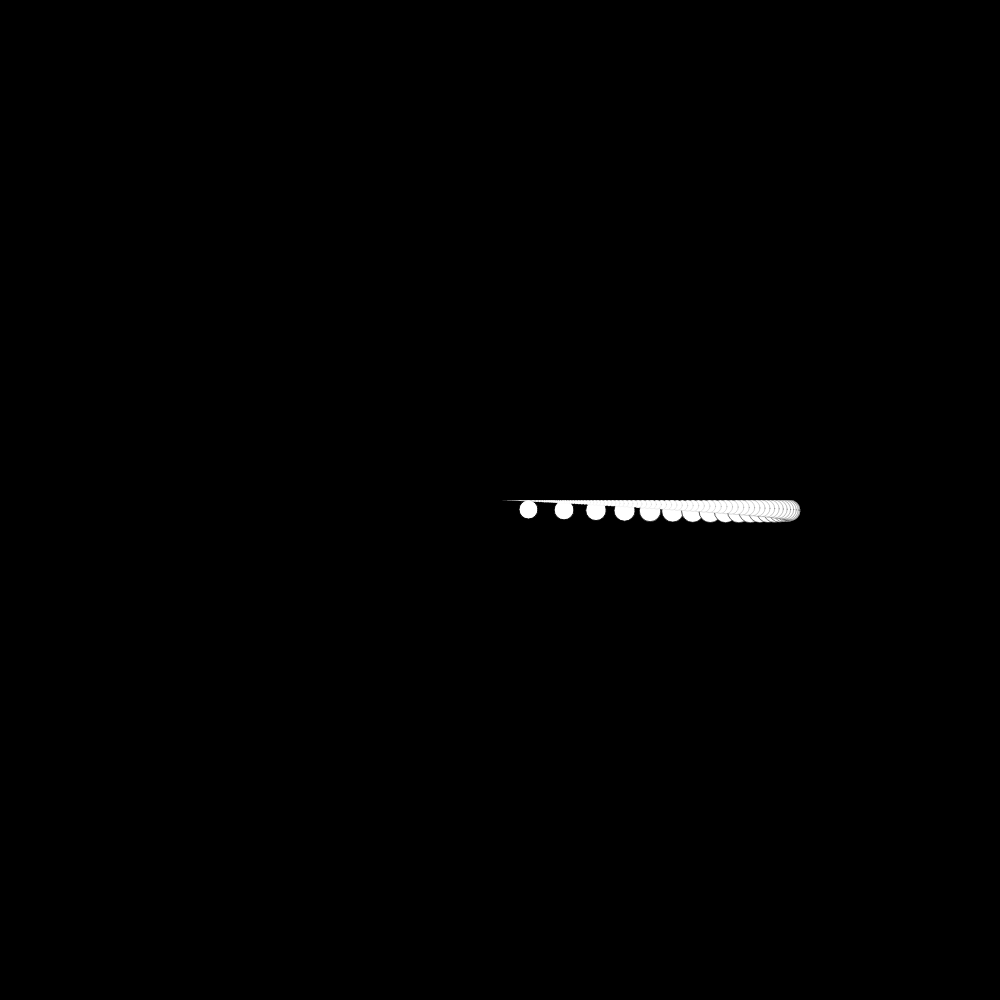
Frame 1 (no input)
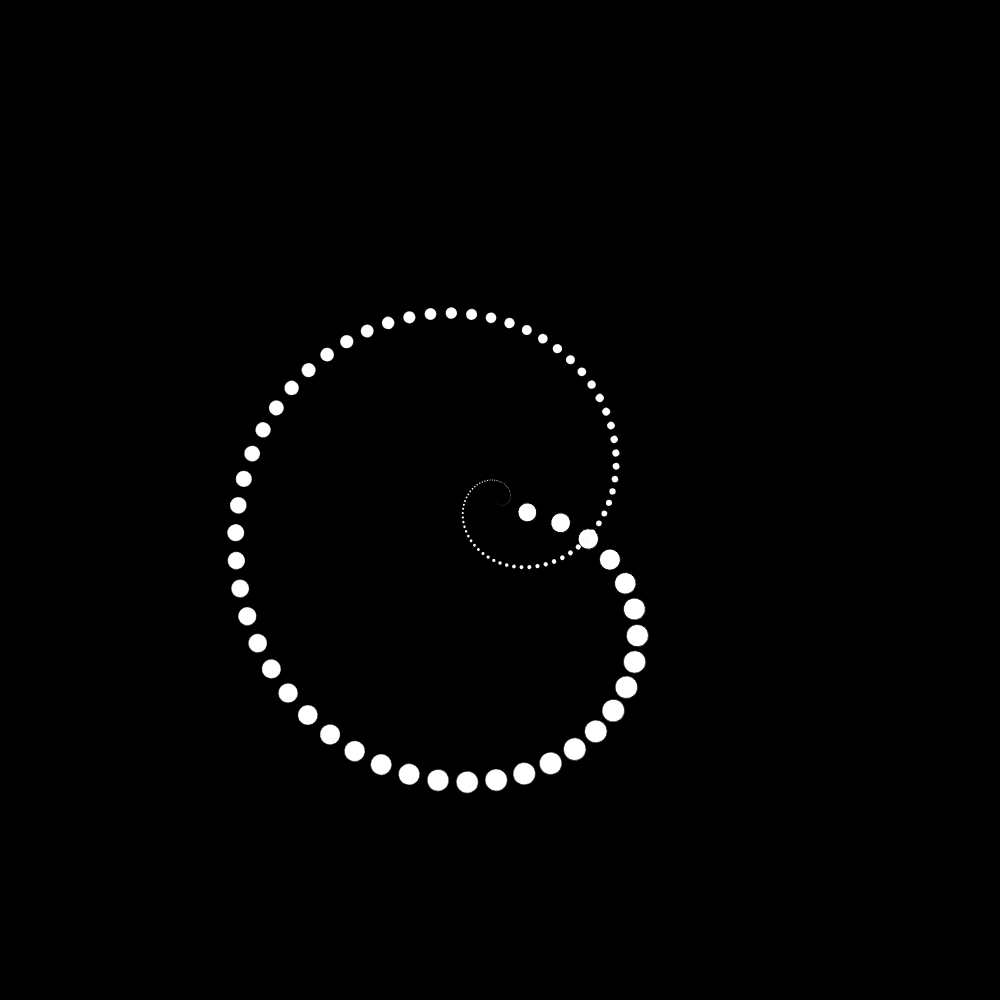
Frame 60 (no input)
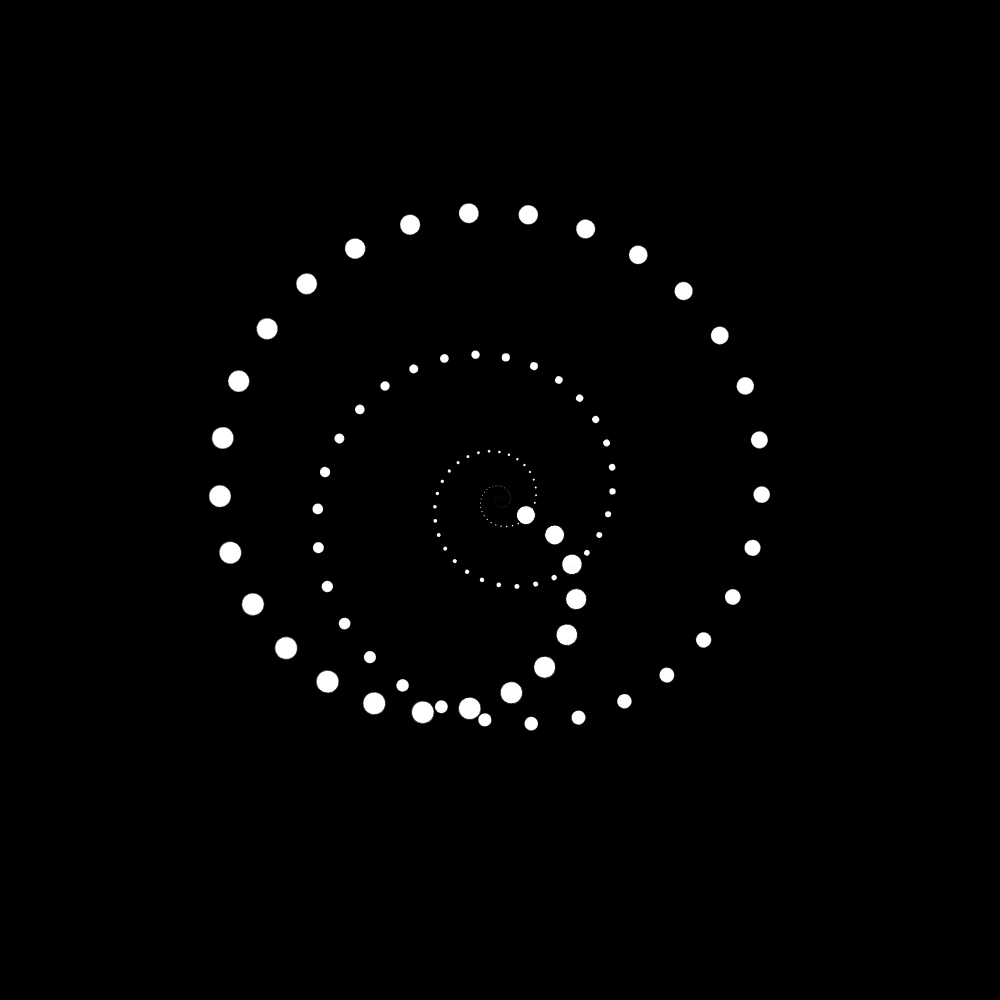
Frame 120 (the mouse pressed at the canvas centre since frame 60)

The p5.js sketch that drew these frames (run headless with seeded random() and noise() and a simulated clock; from frame 60 on, the mouse is pressed at the canvas centre):

// p5.js sketch
// ── sketch.js
let angle = 0.0;
let x = 500;
function setup() {
  createCanvas(1000, 1000);
  angleMode(DEGREES);
  ellipseMode(CORNER);
}

function draw() {
  background(0);
  
  push();
  translate(width/2, width/2);
  for(var i = 0; i < x; i+=2) {
    scale(0.95);
    rotate(angle);
    ellipse(i*20+20, 0, 20+i, 20+i);
  }
  angle+= 0.1;
}
